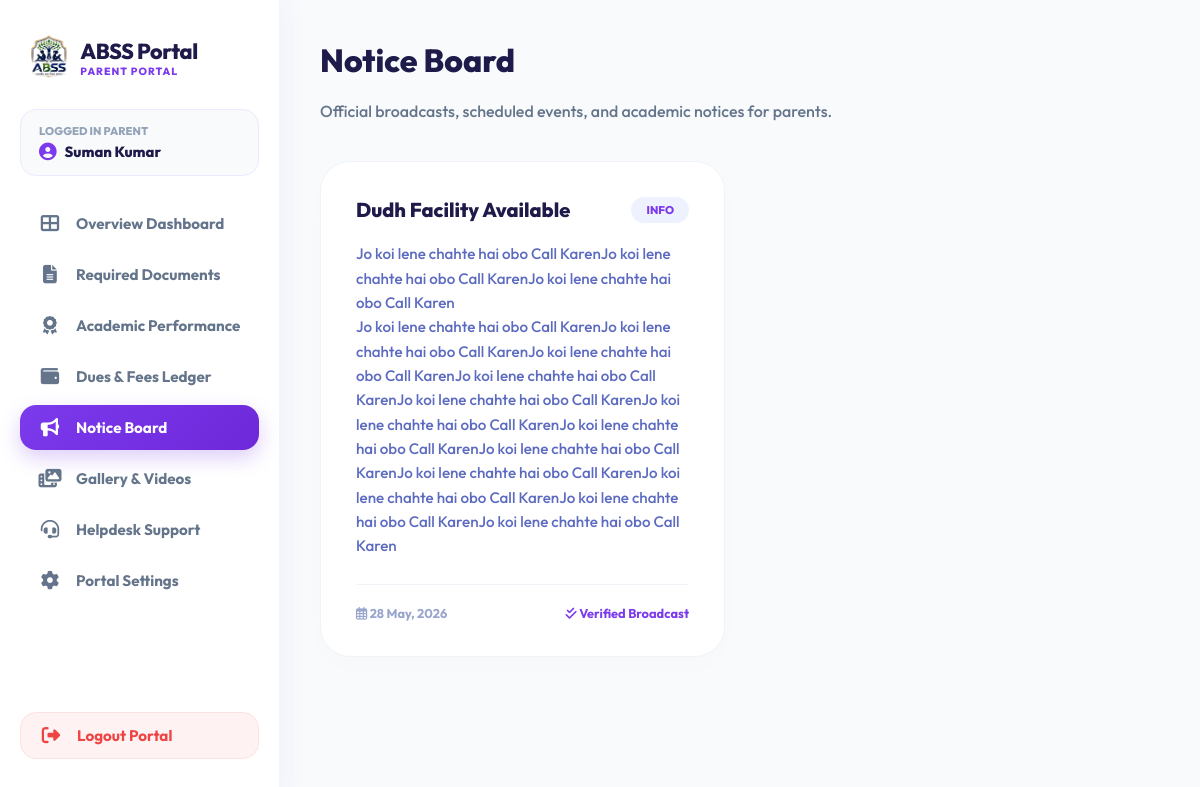
The page /parent/notices.php (signed in) on the database its author committed.
### tables this page shows
CREATE TABLE `notices` (
  `id` int(11) NOT NULL,
  `title` varchar(255) NOT NULL,
  `content` text DEFAULT NULL,
  `type` enum('info','important','event') DEFAULT 'info',
  `is_active` tinyint(1) DEFAULT 1,
  `created_at` timestamp NOT NULL DEFAULT current_timestamp()
);

### parent/notices.php (the view, shortened to what this page needs)
<?php
require_once 'includes/auth.php';
$notices = $conn->query("SELECT * FROM notices WHERE is_active = 1 ORDER BY created_at DESC");
?>
<!DOCTYPE html>
<html lang="en">
<head>
    <?php include 'includes/head_css.php'; ?>
</head>
<body>
    <?php include 'includes/sidebar.php'; ?>
    <main class="main-content">
        <header class="page-header" style="margin-bottom: 40px;">
            <h1>Notice Board</h1>
            <p>Official broadcasts, scheduled events, and academic notices for parents.</p>
        </header>
        <div class="notice-grid">
            <?php if ($notices->num_rows == 0): ?>
                <div class="portal-card" style="grid-column: 1 / -1; text-align: center; padding: 60px;">
                    <i class="fas fa-bullhorn" style="font-size: 3rem; color: #9aa5ce; margin-bottom: 20px; opacity: 0.5;"></i>
                    <h3>Notice Board is Empty</h3>
                    <p style="margin:0;">No official announcements have been published yet.</p>
                </div>
            <?php else: ?>
                <?php while($row = $notices->fetch_assoc()): ?>
                <div class="notice-card">
                    <span class="notice-type type-<?php echo $row['type']; ?>"><?php echo $row['type']; ?></span>
                    <h3 style="margin-bottom: 20px; padding-right: 85px; font-size: 1.25rem; font-weight: 800; color: var(--portal-indigo);"><?php echo htmlspecialchars($row['title']); ?></h3>
                    <p style="font-size: 0.95rem; line-height: 1.6; margin-bottom: 25px; color: #5c6bc0; font-weight: 500;"><?php echo nl2br(htmlspecialchars($row['content'])); ?></p>
                    <div style="display: flex; justify-content: space-between; align-items: center; border-top: 1px solid #f0f4f8; padding-top: 20px;">
                        <span style="font-size: 0.8rem; font-weight: 700; color: #9aa5ce;">
                            <i class="far fa-calendar-alt"></i> <?php echo date('d M, Y', strtotime($row['created_at'])); ?>
                        </span>
                        <span style="font-size:0.8rem; font-weight:700; color:var(--portal-purple);">
                            <i class="fas fa-check-double"></i> Verified Broadcast
                        </span>
                    </div>
                </div>
                <?php endwhile; ?>
            <?php endif; ?>
        </div>
    </main>
</body>
</html>

### parent/includes/head_css.php (style rules this page uses)
:root { --portal-purple: #7c3aed; --portal-purple-dark: #6d28d9; --portal-indigo: #1e1b4b; --portal-accent: #f5f3ff; --sidebar-width: 280px; --bg-main: #f8fafc; --card-border: #ede9fe; --radius-lg: 24px; --radius-md: 16px; --radius-sm: 12px; }
* { box-sizing: border-box; }
body { background: var(--bg-main); color: #334155; font-family: 'Outfit', sans-serif; display: flex; min-height: 100vh; overflow-x: hidden; margin: 0; }
.main-content { margin-left: var(--sidebar-width); flex: 1; padding: 40px; box-sizing: border-box; max-width: 1400px; }
h1, h2, h3, h4 { font-family: 'Outfit', sans-serif; font-weight: 800; color: var(--portal-indigo); margin-top: 0; }
p { color: #64748b; font-weight: 500; }

### parent/notices.php (style rules this page uses)
.notice-grid { display: grid; grid-template-columns: repeat(auto-fill, minmax(360px, 1fr)); gap: 30px; margin-top: 20px; }
.notice-card { background: #fff; padding: 35px; border-radius: 30px; box-shadow: 0 10px 30px rgba(0,0,0,0.01); border: 1px solid #f0f4f8; position: relative; transition: 0.3s; }
.notice-type { position: absolute; top: 35px; right: 35px; padding: 6px 15px; border-radius: 100px; font-size: 0.7rem; font-weight: 800; text-transform: uppercase; }
.type-info { background: #eef2ff; color: var(--portal-purple); }

### rows shown on the page
notices: type "INFO", title "Dudh Facility Available", content "Jo koi lene chahte hai obo Call KarenJo koi lene chahte hai obo Call KarenJo koi lene chahte hai obo Call Karen Jo koi lene chahte hai obo Call KarenJo koi lene chahte hai obo Call KarenJo koi lene chahte hai obo Call KarenJo koi lene chahte hai obo Call KarenJo koi lene chahte hai obo Call KarenJo koi lene chahte hai obo Call KarenJo koi lene chahte hai obo Call KarenJo koi lene chahte hai obo Call KarenJo koi lene chahte hai obo Call KarenJo koi lene chahte hai obo Call KarenJo koi lene chahte hai obo Call KarenJo koi lene chahte hai obo Call Karen", created_at "28 May, 2026"

### other values the page prints
$_SESSION['parent_name'] "Suman Kumar"
